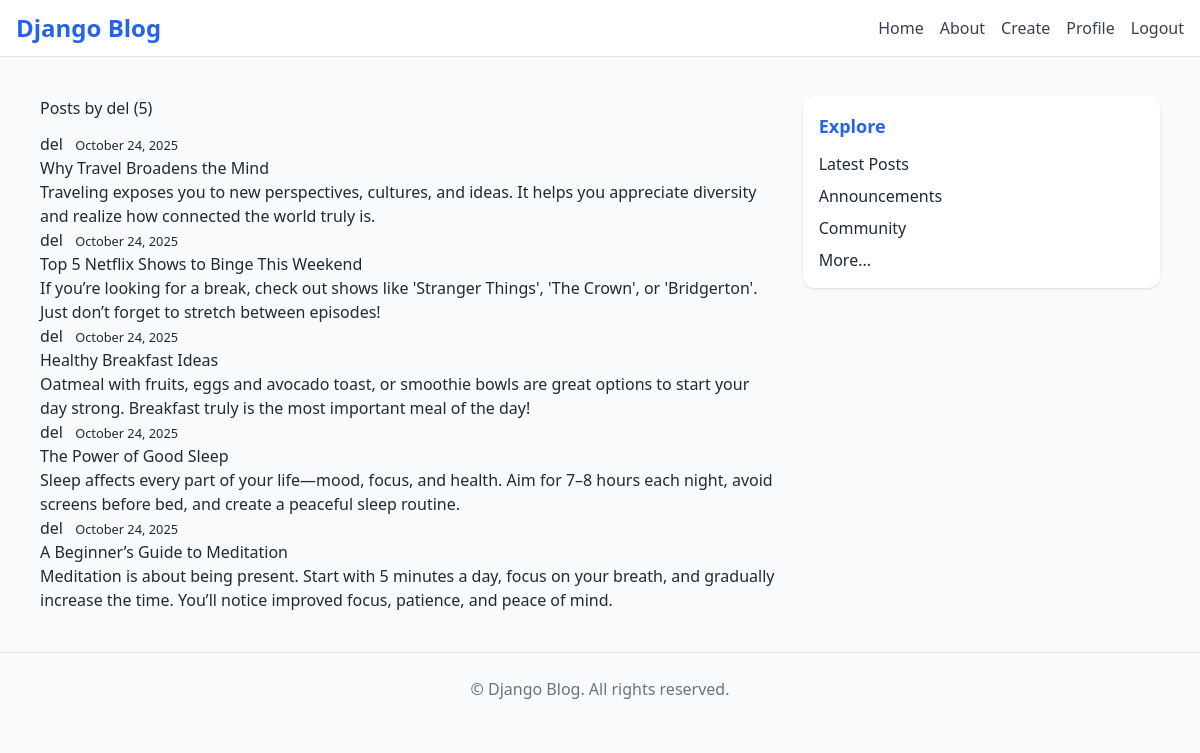
Screenshot of /user/del/ (signed in) with the database file from the repository.
### blog/models.py (models this page shows, shortened)
class Post(models.Model):
    title = models.CharField(max_length=100)
    content = models.TextField()
    date_posted = models.DateTimeField(default=timezone.now)
    author = models.ForeignKey(User, on_delete=models.CASCADE)

### blog/views.py (the view)
# urls.py: path('user/<str:username>/', UserPostListView.as_view(), name='user-posts'),
class UserPostListView(ListView):
    model = Post
    template_name = 'blog/user_posts.html'  # <app>/<model>_<viewtype>.html
    context_object_name = 'posts'
    paginate_by = 5
    def get_queryset(self):
        user = get_object_or_404(User, username=self.kwargs.get('username'))
        return Post.objects.filter(author = user).order_by('-date_posted')

### blog/templates/blog/user_posts.html (shortened to what this page needs)
{% extends "blog/base.html" %}
{% block content %}
    <h1 class="mb-3" > Posts by {{ view.kwargs.username }} ({{ page_obj.paginator.count }}) </h1>
    {% for post in posts %}
    <article class="media content-section">
    <div class="media-body">
        <div class="article-metadata">
        <a class="mr-2" href="{% url 'user-posts' post.author.username %}">{{ post.author }}</a>
        <small class="text-muted">{{ post.date_posted|date:"F d, Y" }}</small>
        </div>
        <h2><a class="article-title" href="{% url 'post-detail' post.id %}">{{ post.title }}</a></h2>
        <p class="article-content">{{ post.content }}</p>
    </div>
    </article>
    {% endfor %}
{% endblock content %}

### rows the page displays
Post: author "del", date_posted "October 24, 2025", title "Why Travel Broadens the Mind", content "Traveling exposes you to new perspectives, cultures, and ideas. It helps you appreciate diversity and realize how connected the world truly is."
Post: author "del", date_posted "October 24, 2025", title "Top 5 Netflix Shows to Binge This Weekend", content "If you’re looking for a break, check out shows like 'Stranger Things', 'The Crown', or 'Bridgerton'. Just don’t forget to stretch between episodes!"
Post: author "del", date_posted "October 24, 2025", title "Healthy Breakfast Ideas", content "Oatmeal with fruits, eggs and avocado toast, or smoothie bowls are great options to start your day strong. Breakfast truly is the most important meal of the day!"
Post: author "del", date_posted "October 24, 2025", title "The Power of Good Sleep", content "Sleep affects every part of your life—mood, focus, and health. Aim for 7–8 hours each night, avoid screens before bed, and create a peaceful sleep routine."
Post: author "del", date_posted "October 24, 2025", title "A Beginner’s Guide to Meditation", content "Meditation is about being present. Start with 5 minutes a day, focus on your breath, and gradually increase the time. You’ll notice improved focus, patience, and peace of mind."

### other values shown
{{ view.kwargs.username }} "del"
{{ page_obj.paginator.count }} "5"
